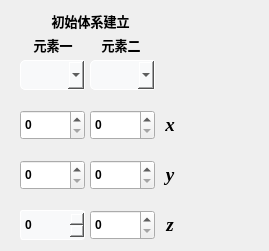
    <widget class="QWidget" name="page_4">
     <widget class="QLabel" name="label_7">
      <property name="geometry">
       <rect>
        <x>30</x>
        <y>10</y>
        <width>121</width>
        <height>21</height>
       </rect>
      </property>
      <property name="font">
       <font>
        <family>微软雅黑</family>
        <pointsize>10</pointsize>
        <weight>75</weight>
        <bold>true</bold>
       </font>
      </property>
      <property name="styleSheet">
       <string notr="true">border-color: rgb(233, 236, 239);
color: rgb(0, 0, 0);</string>
      </property>
      <property name="text">
       <string>初始体系建立</string>
      </property>
      <property name="alignment">
       <set>Qt::AlignCenter</set>
      </property>
     </widget>
     <widget class="QComboBox" name="exp2_ele1_comboBox">
      <property name="geometry">
       <rect>
        <x>20</x>
        <y>60</y>
        <width>65</width>
        <height>30</height>
       </rect>
      </property>
      <property name="font">
       <font>
        <family>Times New Roman</family>
        <pointsize>10</pointsize>
        <weight>75</weight>
        <bold>true</bold>
       </font>
      </property>
      <property name="cursor">
       <cursorShape>OpenHandCursor</cursorShape>
      </property>
      <property name="styleSheet">
       <string notr="true">QComboBox{
	border: 1px solid white;
	border-top-right-radius: 2px;
	border-bottom-right-radius: 2px;
    border-top-left-radius: 5px;
	border-bottom-left-radius: 5px;
    padding: 2px 3px 2px 3px;
    min-width: 3em;
	background-color: #f8f9fa;
	
	color: rgb(0, 0, 0);
}


</string>
      </property>
     </widget>
     <widget class="QComboBox" name="exp2_ele2_comboBox">
      <property name="geometry">
       <rect>
        <x>90</x>
        <y>60</y>
        <width>65</width>
        <height>30</height>
       </rect>
      </property>
      <property name="font">
       <font>
        <family>Times New Roman</family>
        <pointsize>10</pointsize>
        <weight>75</weight>
        <bold>true</bold>
       </font>
      </property>
      <property name="cursor">
       <cursorShape>OpenHandCursor</cursorShape>
      </property>
      <property name="styleSheet">
       <string notr="true">QComboBox{
	border: 1px solid white;
	border-top-right-radius: 2px;
	border-bottom-right-radius: 2px;
    border-top-left-radius: 5px;
	border-bottom-left-radius: 5px;
    padding: 2px 3px 2px 3px;
    min-width: 3em;
	background-color: #f8f9fa;
	
	color: rgb(0, 0, 0);
}


</string>
      </property>
     </widget>
     <widget class="QLabel" name="label_12">
      <property name="geometry">
       <rect>
        <x>28</x>
        <y>30</y>
        <width>50</width>
        <height>30</height>
       </rect>
      </property>
      <property name="font">
       <font>
        <family>微软雅黑</family>
        <pointsize>10</pointsize>
        <weight>75</weight>
        <bold>true</bold>
       </font>
      </property>
      <property name="styleSheet">
       <string notr="true">border-color: rgb(233, 236, 239);
color: rgb(0, 0, 0);</string>
      </property>
      <property name="text">
       <string>元素一</string>
      </property>
      <property name="alignment">
       <set>Qt::AlignCenter</set>
      </property>
     </widget>
     <widget class="QLabel" name="label_13">
      <property name="geometry">
       <rect>
        <x>96</x>
        <y>30</y>
        <width>50</width>
        <height>30</height>
       </rect>
      </property>
      <property name="font">
       <font>
        <family>微软雅黑</family>
        <pointsize>10</pointsize>
        <weight>75</weight>
        <bold>true</bold>
       </font>
      </property>
      <property name="styleSheet">
       <string notr="true">border-color: rgb(233, 236, 239);
color: rgb(0, 0, 0);</string>
      </property>
      <property name="text">
       <string>元素二</string>
      </property>
      <property name="alignment">
       <set>Qt::AlignCenter</set>
      </property>
     </widget>
     <widget class="QLabel" name="label_14">
      <property name="geometry">
       <rect>
        <x>220</x>
        <y>57</y>
        <width>40</width>
        <height>35</height>
       </rect>
      </property>
      <property name="sizePolicy">
       <sizepolicy hsizetype="Preferred" vsizetype="Preferred">
        <horstretch>0</horstretch>
        <verstretch>0</verstretch>
       </sizepolicy>
      </property>
      <property name="styleSheet">
       <string notr="true">border-image: url(:/background/原子.png);</string>
      </property>
      <property name="text">
       <string/>
      </property>
     </widget>
     <widget class="QSpinBox" name="exp2_ele1x_spinBox">
      <property name="geometry">
       <rect>
        <x>20</x>
        <y>110</y>
        <width>65</width>
        <height>30</height>
       </rect>
      </property>
      <property name="sizePolicy">
       <sizepolicy hsizetype="Preferred" vsizetype="Fixed">
        <horstretch>0</horstretch>
        <verstretch>0</verstretch>
       </sizepolicy>
      </property>
      <property name="font">
       <font>
        <family>Arial</family>
        <weight>75</weight>
        <bold>true</bold>
       </font>
      </property>
      <property name="styleSheet">
       <string notr="true">QSpinBox{
	border: 1px solid white;
    border-radius: 3px;
    padding: 1px 2px 1px 2px;
    min-width: 3em;
	background-color: #f8f9fa;
}
color: rgb(0, 0, 0);

</string>
      </property>
     </widget>
     <widget class="QSpinBox" name="exp2_ele2x_spinBox">
      <property name="geometry">
       <rect>
        <x>90</x>
        <y>110</y>
        <width>65</width>
        <height>30</height>
       </rect>
      </property>
      <property name="sizePolicy">
       <sizepolicy hsizetype="Preferred" vsizetype="Fixed">
        <horstretch>0</horstretch>
        <verstretch>0</verstretch>
       </sizepolicy>
      </property>
      <property name="font">
       <font>
        <family>Arial</family>
        <weight>75</weight>
        <bold>true</bold>
       </font>
      </property>
      <property name="styleSheet">
       <string notr="true">QSpinBox{

	border: 1px solid white;
    border-radius: 3px;
    padding: 1px 2px 1px 2px;
    min-width: 3em;
	background-color: #f8f9fa;
}
	color: rgb(0，0，0);

</string>
      </property>
     </widget>
     <widget class="QSpinBox" name="exp2_ele1y_spinBox">
      <property name="geometry">
       <rect>
        <x>20</x>
        <y>160</y>
        <width>65</width>
        <height>30</height>
       </rect>
      </property>
      <property name="sizePolicy">
       <sizepolicy hsizetype="Preferred" vsizetype="Fixed">
        <horstretch>0</horstretch>
        <verstretch>0</verstretch>
       </sizepolicy>
      </property>
      <property name="font">
       <font>
        <family>Arial</family>
        <weight>75</weight>
        <bold>true</bold>
       </font>
      </property>
      <property name="styleSheet">
       <string notr="true">QSpinBox{

	border: 1px solid white;
    border-radius: 3px;
    padding: 1px 2px 1px 2px;
    min-width: 3em;
	background-color: #f8f9fa;
}
	color: rgb(0，0，0);

</string>
      </property>
     </widget>
     <widget class="QSpinBox" name="exp2_ele2y_spinBox">
      <property name="geometry">
       <rect>
        <x>90</x>
        <y>160</y>
        <width>65</width>
        <height>30</height>
       </rect>
      </property>
      <property name="sizePolicy">
       <sizepolicy hsizetype="Preferred" vsizetype="Fixed">
        <horstretch>0</horstretch>
        <verstretch>0</verstretch>
       </sizepolicy>
      </property>
      <property name="font">
       <font>
        <family>Arial</family>
        <weight>75</weight>
        <bold>true</bold>
       </font>
      </property>
      <property name="styleSheet">
       <string notr="true">QSpinBox{

	border: 1px solid white;
    border-radius: 3px;
    padding: 1px 2px 1px 2px;
    min-width: 3em;
	background-color: #f8f9fa;
}
color: rgb(0，0，0);

</string>
      </property>
     </widget>
     <widget class="QSpinBox" name="exp2_ele1z_spinBox">
      <property name="geometry">
       <rect>
        <x>20</x>
        <y>210</y>
        <width>65</width>
        <height>30</height>
       </rect>
      </property>
      <property name="sizePolicy">
       <sizepolicy hsizetype="Preferred" vsizetype="Fixed">
        <horstretch>0</horstretch>
        <verstretch>0</verstretch>
       </sizepolicy>
      </property>
      <property name="font">
       <font>
        <family>Arial</family>
        <weight>75</weight>
        <bold>true</bold>
       </font>
      </property>
      <property name="styleSheet">
       <string notr="true">QSpinBox{
	color: rgb(0，0，0);
	border: 1px solid white;
    border-radius: 3px;
    padding: 1px 2px 1px 2px;
    min-width: 3em;
	background-color: #f8f9fa;
}

</string>
      </property>
     </widget>
     <widget class="QSpinBox" name="exp2_ele2z_spinBox">
      <property name="geometry">
       <rect>
        <x>90</x>
        <y>210</y>
        <width>65</width>
        <height>30</height>
       </rect>
      </property>
      <property name="sizePolicy">
       <sizepolicy hsizetype="Preferred" vsizetype="Fixed">
        <horstretch>0</horstretch>
        <verstretch>0</verstretch>
       </sizepolicy>
      </property>
      <property name="font">
       <font>
        <family>Arial</family>
        <weight>75</weight>
        <bold>true</bold>
       </font>
      </property>
      <property name="styleSheet">
       <string notr="true">QSpinBox{

	border: 1px solid white;
    border-radius: 3px;
    padding: 1px 2px 1px 2px;
    min-width: 3em;
	background-color: #f8f9fa;
}
	color: rgb(0，0，0);

</string>
      </property>
     </widget>
     <widget class="QLabel" name="label_15">
      <property name="geometry">
       <rect>
        <x>220</x>
        <y>107</y>
        <width>40</width>
        <height>35</height>
       </rect>
      </property>
      <property name="sizePolicy">
       <sizepolicy hsizetype="Preferred" vsizetype="Preferred">
        <horstretch>0</horstretch>
        <verstretch>0</verstretch>
       </sizepolicy>
      </property>
      <property name="styleSheet">
       <string notr="true">border-image: url(:/background/坐标轴.png);</string>
      </property>
      <property name="text">
       <string/>
      </property>
     </widget>
     <widget class="QLabel" name="label_16">
      <property name="geometry">
       <rect>
        <x>220</x>
        <y>157</y>
        <width>40</width>
        <height>35</height>
       </rect>
      </property>
      <property name="sizePolicy">
       <sizepolicy hsizetype="Preferred" vsizetype="Preferred">
        <horstretch>0</horstretch>
        <verstretch>0</verstretch>
       </sizepolicy>
      </property>
      <property name="styleSheet">
       <string notr="true">border-image: url(:/background/坐标轴.png);</string>
      </property>
      <property name="text">
       <string/>
      </property>
     </widget>
     <widget class="QLabel" name="label_17">
      <property name="geometry">
       <rect>
        <x>220</x>
        <y>207</y>
        <width>40</width>
        <height>35</height>
       </rect>
      </property>
      <property name="sizePolicy">
       <sizepolicy hsizetype="Preferred" vsizetype="Preferred">
        <horstretch>0</horstretch>
        <verstretch>0</verstretch>
       </sizepolicy>
      </property>
      <property name="styleSheet">
       <string notr="true">border-image: url(:/background/坐标轴.png);</string>
      </property>
      <property name="text">
       <string/>
      </property>
     </widget>
     <widget class="QLabel" name="label_18">
      <property name="geometry">
       <rect>
        <x>155</x>
        <y>110</y>
        <width>30</width>
        <height>30</height>
       </rect>
      </property>
      <property name="font">
       <font>
        <family>Times New Roman</family>
        <pointsize>14</pointsize>
        <weight>75</weight>
        <italic>true</italic>
        <bold>true</bold>
       </font>
      </property>
      <property name="styleSheet">
       <string notr="true">color: rgb(0，0，0);
border-color: rgb(233, 236, 239);</string>
      </property>
      <property name="text">
       <string>x</string>
      </property>
      <property name="alignment">
       <set>Qt::AlignCenter</set>
      </property>
     </widget>
     <widget class="QLabel" name="label_19">
      <property name="geometry">
       <rect>
        <x>155</x>
        <y>160</y>
        <width>30</width>
        <height>30</height>
       </rect>
      </property>
      <property name="font">
       <font>
        <family>Times New Roman</family>
        <pointsize>14</pointsize>
        <weight>75</weight>
        <italic>true</italic>
        <bold>true</bold>
       </font>
      </property>
      <property name="styleSheet">
       <string notr="true">color: rgb(0，0，0);
border-color: rgb(233, 236, 239);</string>
      </property>
      <property name="text">
       <string>y</string>
      </property>
      <property name="alignment">
       <set>Qt::AlignCenter</set>
      </property>
     </widget>
     <widget class="QLabel" name="label_20">
      <property name="geometry">
       <rect>
        <x>155</x>
        <y>210</y>
        <width>30</width>
        <height>30</height>
       </rect>
      </property>
      <property name="font">
       <font>
        <family>Times New Roman</family>
        <pointsize>14</pointsize>
        <weight>75</weight>
        <italic>true</italic>
        <bold>true</bold>
       </font>
      </property>
      <property name="styleSheet">
       <string notr="true">color: rgb(0，0，0);
border-color: rgb(233, 236, 239);</string>
      </property>
      <property name="text">
       <string>z</string>
      </property>
      <property name="alignment">
       <set>Qt::AlignCenter</set>
      </property>
     </widget>
    </widget>
